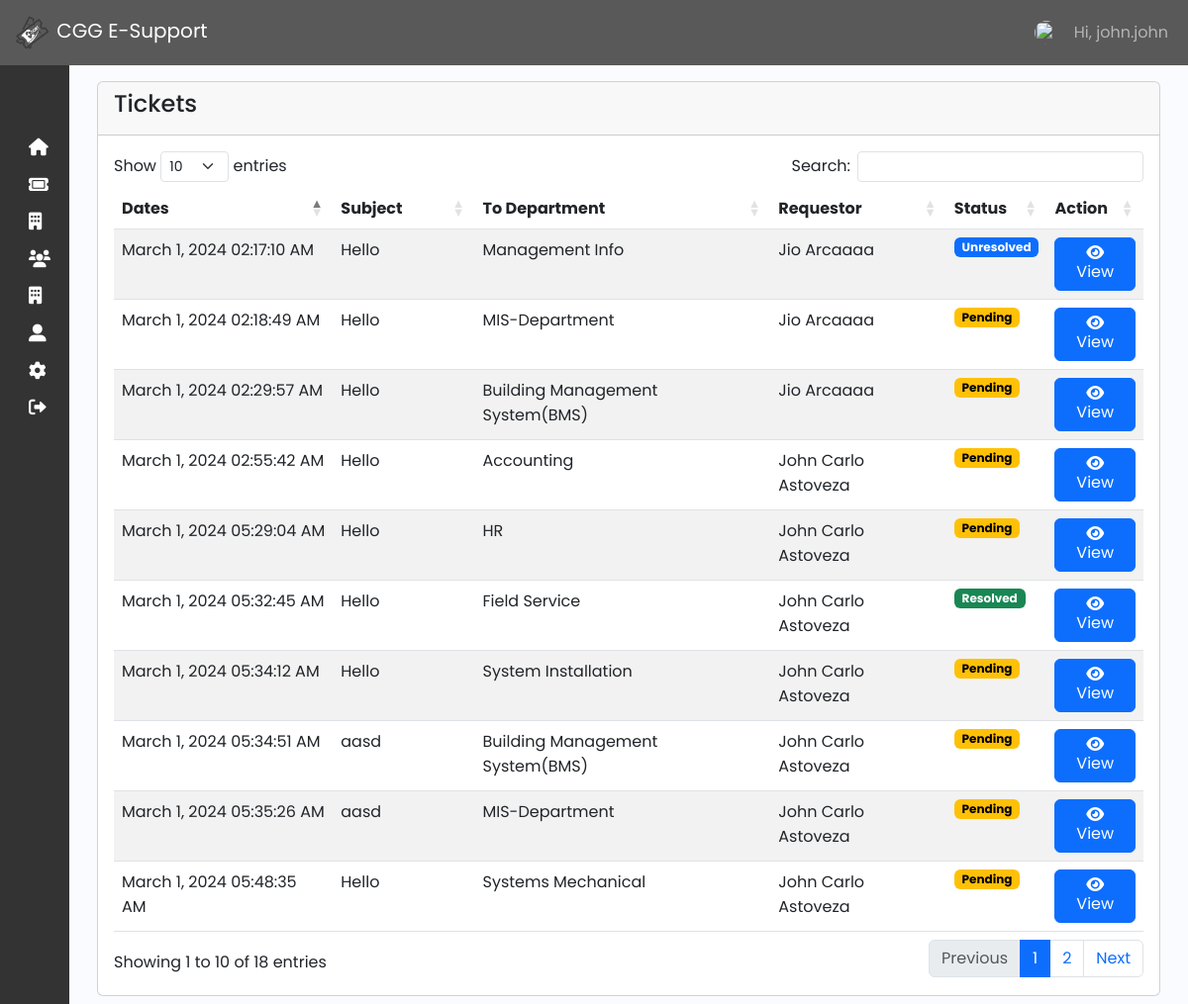
/admin/ticket.php (signed in), run on the app's committed database.
### tables this page shows
CREATE TABLE `ticket` (
  `ticket_id` int(11) NOT NULL,
  `user_id` int(11) NOT NULL,
  `date` timestamp(6) NOT NULL DEFAULT current_timestamp(6),
  `subject` varchar(30) NOT NULL,
  `to_company` varchar(50) NOT NULL,
  `branch` varchar(50) NOT NULL,
  `department` varchar(30) NOT NULL,
  `requestor` varchar(50) NOT NULL,
  `concern` text NOT NULL,
  `status` varchar(50) NOT NULL DEFAULT 'Pending',
  `date_created` timestamp NOT NULL DEFAULT current_timestamp() ON UPDATE current_timestamp(),
  `to_dept` varchar(250) NOT NULL
);

### function/myfunction.php (called while the page is built, shortened)
<?php
include('mysql_connect.php');
function getAll($table)
{
    global $con;
    $query = "SELECT * FROM $table";
    return $query_run = mysqli_query($con, $query);
}
?>

### admin/ticket.php (the view, shortened to what this page needs)
<?php
include('../function/myfunction.php');
include 'sidebar_navbar.php';
$ticket = getAll("ticket");
?>
<!DOCTYPE html>
<html lang="en">
<head>
    <link rel="stylesheet" href="https://cdn.jsdelivr.net/npm/bootstrap@5.3.0-alpha3/dist/css/bootstrap.min.css">
    <link rel="stylesheet" href="https://cdnjs.cloudflare.com/ajax/libs/twitter-bootstrap/5.3.0/css/bootstrap.min.css">
    <link rel="stylesheet" href="https://cdn.datatables.net/1.13.7/css/dataTables.bootstrap5.min.css">
    <link rel="stylesheet" href="https://cdnjs.cloudflare.com/ajax/libs/font-awesome/5.15.4/css/all.min.css">
    <link rel="stylesheet" href="https://cdnjs.cloudflare.com/ajax/libs/font-awesome/6.0.0-beta3/css/all.min.css">
    <link href="https://cdn.lineicons.com/4.0/lineicons.css" rel="stylesheet" />
    <link rel="stylesheet" href="css/sidebar.css">
</head>
<body>
    <div class="main p-3">
        <div class="container">
            <div class="row">
                <div class="col-md-12">
                    <div class="card">
                        <div class="card-header">
                            <h4>Tickets</h4>
                        </div>
                        <div class="card-body" id="category_table">
                            <table id="example" class="table table-striped" style="width:100%">
                                <thead>
                                    <tr>
                                        <th>Dates</th>
                                        <th>Subject</th>
                                        <th>To Department</th>
                                        <th>Requestor</th>
                                        <th>Status</th>
                                        <th>Action</th>
                                    </tr>
                                </thead>
                                <tbody>
                                    <?php
                                    if (mysqli_num_rows($ticket) > 0) {
                                        foreach ($ticket as $item) {
                                    ?>
                                            <tr>
                                                <td><?= date('F j, Y h:i:s A', strtotime($item['date'])); ?></td>
                                                <td><?= $item['subject']; ?></td>
                                                <td><?= $item['to_dept']; ?></td>
                                                <td><?= $item['requestor']; ?></td>
                                                <td>
                                                    <?php
                                                    $status = $item['status'];
                                                    if ($status == 'Pending') {
                                                        echo '<span class="badge text-bg-warning">' . $status . '</span>';
                                                    } elseif ($status == 'Resolved') {
                                                        echo '<span class="badge text-bg-success">' . $status . '</span>';
                                                    } elseif ($status == 'Cancelled') {
                                                        echo '<span class="badge text-bg-danger">' . $status . '</span>';
                                                    } else {
                                                        echo '<span class="badge text-bg-primary">' . $status . '</span>';
                                                    }
                                                    ?>
                                                </td>
                                                <td class="table-action">
                                                    <a href="ticket_info.php?ticket_id=<?php echo $item['ticket_id']; ?>" class="btn btn-primary"><i class="fas fa-eye"></i>View
                                                    </a>
                                                </td>
                                            </tr>
                                    <?php
                                        }
                                    } else {
                                        echo "No Records Found!";
                                    }
                                    ?>
                                </tbody>
                            </table>
                        </div>
                    </div>
                </div>
            </div>
        </div>
    </div>
</body>
</html>

### admin/css/sidebar.css (style rules this page uses)
a { text-decoration: none; }
body { font-family: 'Poppins', sans-serif; }
.main { min-height: 100vh; width: 100%; overflow: hidden; transition: all 0.35s ease-in-out; background-color: #fafbfe; }

### data on the page
ticket: date "March 1, 2024 02:17:10 AM", subject "Hello", to_dept "Management Info", requestor "Jio Arcaaaa", status "Unresolved"
ticket: date "March 1, 2024 02:18:49 AM", subject "Hello", to_dept "MIS-Department", requestor "Jio Arcaaaa", status "Pending"
ticket: date "March 1, 2024 02:29:57 AM", subject "Hello", to_dept "Building Management System(BMS)", requestor "Jio Arcaaaa", status "Pending"
ticket: date "March 1, 2024 02:55:42 AM", subject "Hello", to_dept "Accounting", requestor "John Carlo Astoveza", status "Pending"
ticket: date "March 1, 2024 05:29:04 AM", subject "Hello", to_dept "HR", requestor "John Carlo Astoveza", status "Pending"
ticket: date "March 1, 2024 05:32:45 AM", subject "Hello", to_dept "Field Service", requestor "John Carlo Astoveza", status "Resolved"
ticket: date "March 1, 2024 05:34:12 AM", subject "Hello", to_dept "System Installation", requestor "John Carlo Astoveza", status "Pending"
ticket: date "March 1, 2024 05:34:51 AM", subject "aasd", to_dept "Building Management System(BMS)", requestor "John Carlo Astoveza", status "Pending"
ticket: date "March 1, 2024 05:35:26 AM", subject "aasd", to_dept "MIS-Department", requestor "John Carlo Astoveza", status "Pending"
ticket: date "March 1, 2024 05:48:35 AM", subject "Hello", to_dept "Systems Mechanical", requestor "John Carlo Astoveza", status "Pending"

### other printed values
$username "john.john"
